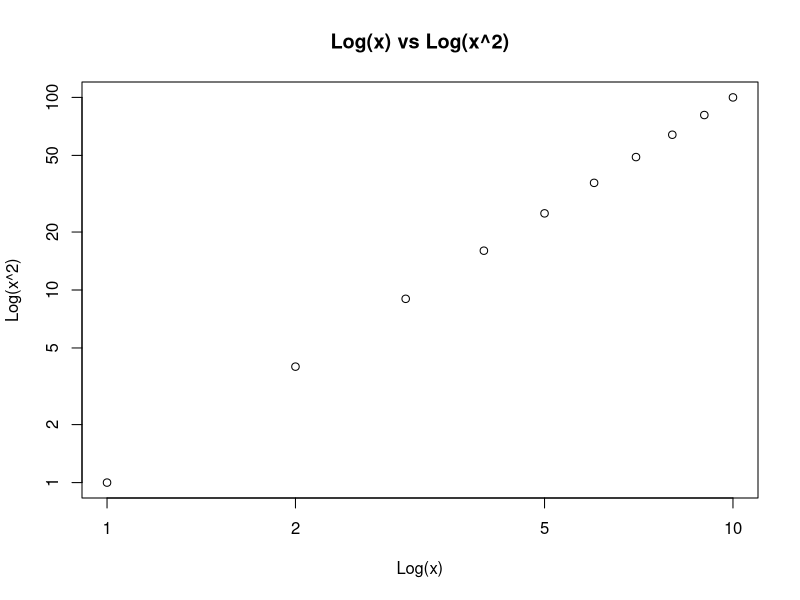
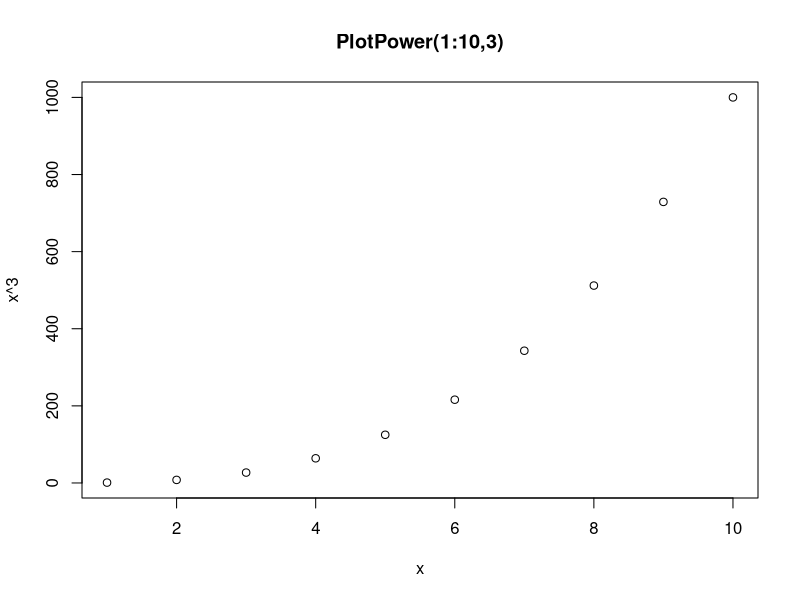

These charts were generated, in order, by the following R code:
## ---- chunk 1
Power <- function() {
  print(2 ^ 3)
}
Power()
## ---- chunk 2
Power2 <- function(x, a) {
  print(x ^ a)
}
Power2(3, 8)
## ---- chunk 3
Power2(10, 3)
Power2(8, 17)
Power2(131, 3)
## ---- chunk 4
Power3 <- function(x, a) {
  result <- x ^ a
  return(result)
}
## ---- chunk 5
x <- 1:10
plot(x, Power3(x, 2), log = "xy", xlab = "Log(x)", ylab = "Log(x^2)", main = "Log(x) vs Log(x^2)")
## ---- chunk 6
PlotPower <- function(x, a) {
  plot(x, Power3(x, a), xlab = 'x', ylab = paste('x^', a, sep = ''), main = paste('PlotPower(', x[1], ':', x[length(x)], ',', a, ')', sep = ''))
}
PlotPower(1:10, 3)
